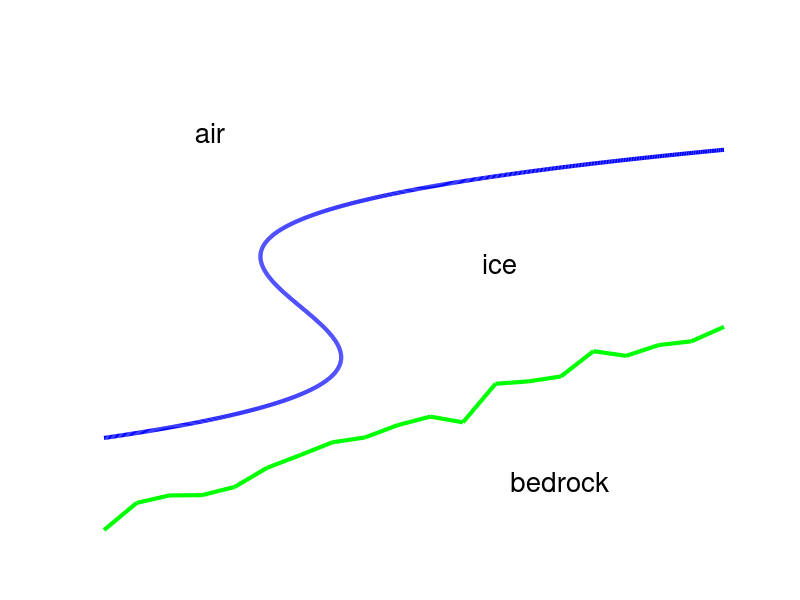

This figure's MATLAB source:
% plot s-shaped surface not allowed in a shallow ice theory

y = -1.5:.002:1.8;
x = y .* (y.^2 - 1);
bx = linspace(x(1),x(end),20);
plot(x,y,'b','LineWidth',3.0)
hold on
plot(bx,-2.5+0.4*(bx-bx(1))+0.08*randn(size(bx)),'g','LineWidth',3.0)
hold off
axis([x(1) x(end) -2.6 3])
axis off
text(2,-2,'bedrock','FontSize',20)
text(x(end)-2.3,0.5,'ice','FontSize',20)
text(-1,2,'air','FontSize',20)

% to create .eps in Octave
%print -depsc2 sshape

